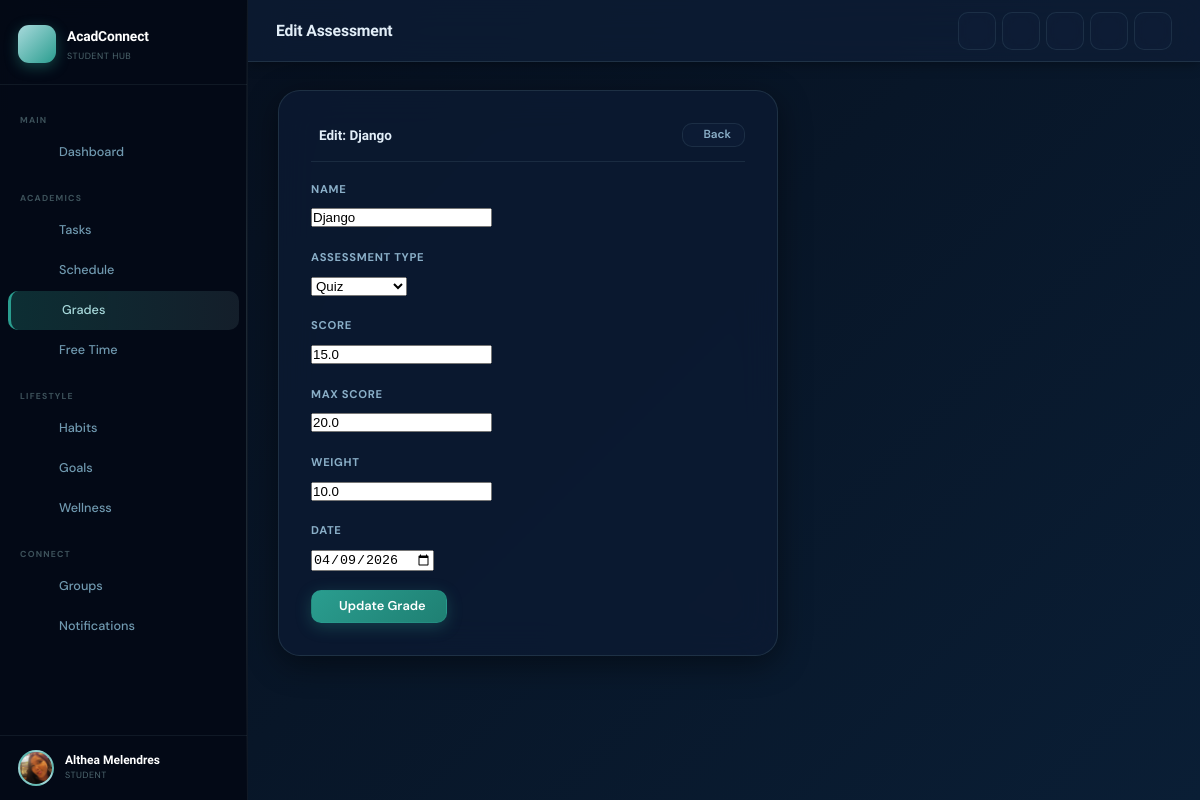
Page /grades/assessment/2/edit/ (signed in) on the committed database.
### apps/accounts/models.py (models this page shows, shortened)
class User(AbstractUser):
    ROLE_CHOICES = [
        ('student', 'Student'),
        ('professor', 'Professor'),
        ('admin', 'Admin'),
    ]
    role = models.CharField(max_length=20, choices=ROLE_CHOICES, default='student')
    profile_photo = models.ImageField(upload_to='profiles/', blank=True, null=True)
    bio = models.TextField(blank=True)
    semester = models.CharField(max_length=20, blank=True)
    gpa_threshold = models.FloatField(default=2.0, help_text="Alert if GPA falls below this value")
    stress_level = models.IntegerField(default=5, help_text="1-10 scale")
    dark_mode = models.BooleanField(default=False)
    is_email_verified = models.BooleanField(default=False)
    email = models.EmailField(unique=True, blank=False)
    @property
    def full_name(self):
        return f"{self.first_name} {self.last_name}".strip() or self.username

### apps/grades/models.py (models this page shows, shortened)
class Assessment(models.Model):
    ASSESSMENT_TYPES = [
        ('quiz', 'Quiz'),
        ('exam', 'Exam'),
        ('assignment', 'Assignment'),
        ('project', 'Project'),
        ('lab', 'Lab'),
        ('participation', 'Participation'),
        ('other', 'Other'),
    ]
    course = models.ForeignKey(Course, on_delete=models.CASCADE, related_name='assessments')
    name = models.CharField(max_length=100)
    assessment_type = models.CharField(max_length=20, choices=ASSESSMENT_TYPES, default='assignment')
    score = models.FloatField()
    max_score = models.FloatField(default=100)
    weight = models.FloatField(default=1.0, help_text="Relative weight in final grade calculation")
    date = models.DateField()

### apps/grades/views.py (the view)
# urls.py: path('assessment/<int:pk>/edit/', views.assessment_edit, name='assessment_edit'),
@login_required
def assessment_edit(request, pk):
    assessment = get_object_or_404(Assessment, pk=pk, course__user=request.user)
    course = assessment.course
    if request.method == 'POST':
        form = AssessmentForm(request.POST, instance=assessment)
        if form.is_valid():
            form.save()
            grade = course.computed_grade
            if grade is not None:
                GradeSnapshot.objects.create(course=course, computed_grade=grade)
            messages.success(request, f"Assessment '{assessment.name}' updated!")
            return redirect('grades:course_detail', pk=course.pk)
    else:
        form = AssessmentForm(instance=assessment)
    return render(request, 'grades/assessment_form.html', {
        'form': form,
        'course': course,
        'assessment': assessment,
        'editing': True,
    })

### apps/grades/forms.py
class AssessmentForm(forms.ModelForm):
    date = forms.DateField(widget=forms.DateInput(attrs={'type': 'date'}))
    class Meta:
        model = Assessment
        fields = ['name', 'assessment_type', 'score', 'max_score', 'weight', 'date']

### templates/grades/assessment_form.html (shortened to what this page needs)
{% extends 'base.html' %}
{% block page_title %}{% if editing %}Edit Assessment{% else %}Add Assessment{% endif %}{% endblock %}
{% block content %}
<div style="max-width:500px;">
  <div class="card form-glass">
    <div class="card-header">
      <span class="card-title">
        {% if editing %}Edit: {{ assessment.name }}{% else %}Add Grade — {{ course.name }}{% endif %}
      </span>
      <a href="{% url 'grades:course_detail' course.pk %}" class="btn btn-secondary btn-sm">
         Back
      </a>
    </div>
    <form method="post">
      {% for field in form %}
      <div class="form-group">
        <label class="form-label">{{ field.label }}</label>
        {{ field }}
      </div>
      {% endfor %}
      <button type="submit" class="btn btn-primary" id="save-assessment-btn">
        {% if editing %}Update Grade{% else %}Save Grade{% endif %}
      </button>
    </form>
  </div>
</div>
{% endblock %}

### templates/base.html (shortened to what this page needs)
{% load static %}
<!DOCTYPE html>
<html lang="en"
  data-theme="{% if request.user.is_authenticated and request.user.dark_mode %}dark{% else %}light{% endif %}">
<head>
  <link rel="stylesheet" href="{% static 'css/main.css' %}">
  <link rel="stylesheet" href="{% static 'css/features.css' %}">
  <link rel="stylesheet" href="https://cdn.jsdelivr.net/npm/@phosphor-icons/web@2.1.1/src/regular/style.css">
  <link href="https://cdn.jsdelivr.net/npm/fullcalendar@6.1.10/index.global.min.css" rel="stylesheet">
</head>
<body>
  {% if request.user.is_authenticated %}
  <div class="app-wrapper">
    <aside class="sidebar" id="app-sidebar">
      <div class="sidebar-header">
        <a href="{% url 'dashboard:home' %}" class="sidebar-brand">
          <div class="brand-icon"></div>
          <div>
            <span class="brand-name">AcadConnect</span>
            <span class="brand-sub">Student Hub</span>
          </div>
        </a>
      </div>
      <nav class="sidebar-nav">
        <div class="nav-section-label">Main</div>
        <a href="{% url 'dashboard:home' %}"
          class="nav-link {% if request.resolver_match.namespace == 'dashboard' %}active{% endif %}">
          <span>Dashboard</span>
        </a>
        <div class="nav-section-label">Academics</div>
        <a href="{% url 'tasks:list' %}"
          class="nav-link {% if request.resolver_match.namespace == 'tasks' %}active{% endif %}">
          <span>Tasks</span>
        </a>
        <a href="{% url 'schedule:calendar' %}"
          class="nav-link {% if request.resolver_match.namespace == 'schedule' and request.resolver_match.url_name != 'free_time' %}active{% endif %}">
          <span>Schedule</span>
        </a>
        <a href="{% url 'grades:dashboard' %}"
          class="nav-link {% if request.resolver_match.namespace == 'grades' %}active{% endif %}">
          <span>Grades</span>
        </a>
        <a href="{% url 'schedule:free_time' %}"
          class="nav-link {% if request.resolver_match.namespace == 'schedule' and request.resolver_match.url_name == 'free_time' %}active{% endif %}">
          <span>Free Time</span>
        </a>
        <div class="nav-section-label">Lifestyle</div>
        <a href="{% url 'habits:habits' %}"
          class="nav-link {% if request.resolver_match.namespace == 'habits' and request.resolver_match.url_name == 'habits' %}active{% endif %}">
          <span>Habits</span>
        </a>
        <a href="{% url 'habits:goals' %}"
          class="nav-link {% if request.resolver_match.namespace == 'habits' and request.resolver_match.url_name != 'habits' %}active{% endif %}">
          <span>Goals</span>
        </a>
        <a href="{% url 'wellness:hub' %}"
          class="nav-link {% if request.resolver_match.namespace == 'wellness' %}active{% endif %}">
          <span>Wellness</span>
        </a>
        <div class="nav-section-label">Connect</div>
        <a href="{% url 'collaboration:list' %}"
          class="nav-link {% if request.resolver_match.namespace == 'collaboration' %}active{% endif %}">
          <span>Groups</span>
        </a>
        <a href="{% url 'notifications:center' %}"
          class="nav-link {% if request.resolver_match.namespace == 'notifications' %}active{% endif %}">
          <span>Notifications</span>
        </a>
      </nav>
      <div class="sidebar-footer">
        <div class="user-mini">
          <div class="user-avt">
            {% if request.user.profile_photo %}
            <img src="{{ request.user.profile_photo.url }}" alt="{{ request.user.username }}">
            {% else %}
            {{ request.user.username|first|upper }}
            {% endif %}
          </div>
          <div>
            <div class="user-name">{{ request.user.full_name }}</div>
            <div class="user-role">{{ request.user.get_role_display }}</div>
          </div>
        </div>
      </div>
    </aside>
    <div class="main-content">
      <header class="topbar">
        <div class="topbar-left">
          <span class="topbar-title">{% block page_title %}Dashboard{% endblock %}</span>
        </div>
        <div class="topbar-actions">
          <a href="{% url 'tasks:create' %}" class="topbar-btn" title="Add Task">
          </a>
          <a href="{% url 'notifications:center' %}" class="topbar-btn" title="Notifications">
          </a>
          <button class="topbar-btn" id="theme-toggle-btn" title="Toggle theme" aria-label="Toggle dark/light mode">
          </button>
          <a href="{% url 'accounts:profile' %}" class="topbar-btn" title="Profile">
          </a>
          <a href="{% url 'accounts:logout' %}" class="topbar-btn" title="Logout">
          </a>
        </div>
      </header>
      <main class="page-content fade-in">
        {% block content %}{% endblock %}
      </main>
    </div>
  </div>
  {% else %}
  {% block auth_content %}{% endblock %}
  {% endif %}
</body>
</html>

### static/css/features.css (style rules this page uses)
:root { --lp-text: rgba(200,224,239,0.88); --lp-text-muted: rgba(200,224,239,0.55); --lp-text-faint: rgba(200,224,239,0.35); --lp-heading: #ffffff; --lp-eyebrow: #2A9D8F; --lp-border: rgba(168,218,220,0.18); --lp-border-hover: rgba(168,218,220,0.45); --lp-surface: rgba(255,255,255,0.04); --lp-surface-hover: rgba(168,218,220,0.08); --lp-card-bg: rgba(10,20,40,0.85); --lp-nav-scrolled: rgba(10,14,26,0.88); --lp-nav-border: rgba(168,218,220,0.12); --lp-mobile-bg: rgba(10,14,26,0.97); --lp-stats-bg: rgba(255,255,255,0.05); --lp-section-dark: rgba(0,0,0,0.25); --lp-section-alt: rgba(13,59,102,0.2); --lp-pill-bg: rgba(168,218,220,0.08); --lp-pill-hover: rgba(168,218,220,0.18); --lp-pill-icon: #A8DADC; --lp-pill-text: rgba(200,224,239,0.88); --lp-pill-hint: rgba(168,218,220,0.4); --lp-footer-bg: rgba(7,13,24,0.95); --lp-footer-text: rgba(200,224,239,0.5); --lp-footer-muted: rgba(200,224,239,0.3); --lp-footer-border: rgba(168,218,220,0.1); --lp-step-bg: rgba(255,255,255,0.04); --lp-step-hover: rgba(168,218,220,0.07); --lp-step-num: rgba(168,218,220,0.1); --lp-step-text: rgba(200,224,239,0.6); --lp-trust-bg: rgba(255,255,255,0.05); --lp-trust-hover: rgba(168,218,220,0.08); --lp-trust-text: rgba(200,224,239,0.6); --lp-vc-task-color: rgba(200,224,239,0.8); --lp-vc-bar-bg: rgba(168,218,220,0.1); --lp-ghost-border: rgba(168,218,220,0.3); --lp-ghost-color: rgba(200,224,239,0.85); --lp-ghost-hover: rgba(168,218,220,0.08); --lp-hamburger: rgba(200,224,239,0.8); }

### rows in the picture
User: user.profile_photo (picture), user.full_name "Althea Melendres", user.role "STUDENT"
Assessment: name "Django", form "Django" "Quiz" "15.0" "20.0" "10.0" "04/09/2026"

### other values in the picture
{{ field.label }} "NAME" "ASSESSMENT TYPE" "SCORE" "MAX SCORE" "WEIGHT" "DATE"
